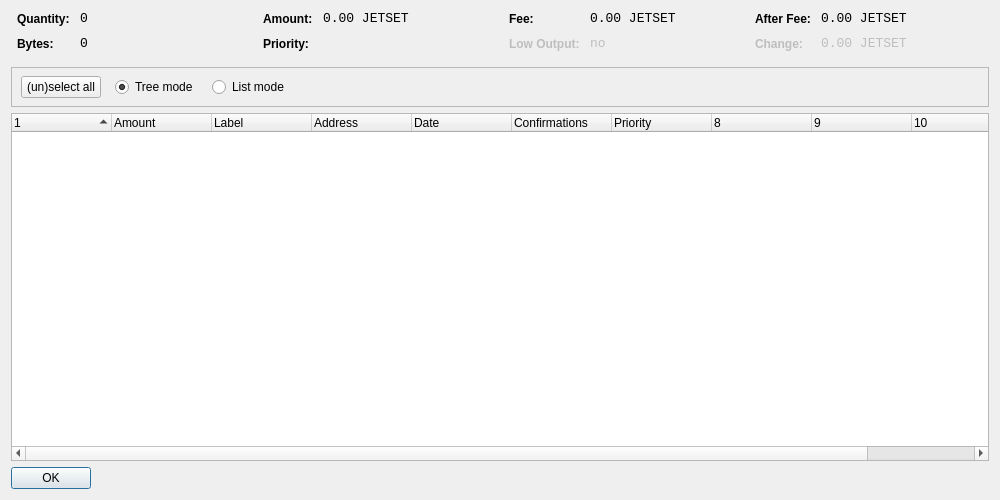
<?xml version="1.0" encoding="UTF-8"?>
<ui version="4.0">
 <class>CoinControlDialog</class>
 <widget class="QDialog" name="CoinControlDialog">
  <property name="geometry">
   <rect>
    <x>0</x>
    <y>0</y>
    <width>1000</width>
    <height>500</height>
   </rect>
  </property>
  <property name="windowTitle">
   <string>Coin Control</string>
  </property>
  <layout class="QVBoxLayout" name="verticalLayout">
   <item>
    <layout class="QHBoxLayout" name="horizontalLayoutTop" stretch="0,0,0,0">
     <property name="topMargin">
      <number>0</number>
     </property>
     <property name="bottomMargin">
      <number>10</number>
     </property>
     <item>
      <layout class="QFormLayout" name="formLayoutCoinControl1">
       <property name="horizontalSpacing">
        <number>10</number>
       </property>
       <property name="verticalSpacing">
        <number>10</number>
       </property>
       <property name="leftMargin">
        <number>6</number>
       </property>
       <property name="rightMargin">
        <number>6</number>
       </property>
       <item row="0" column="0">
        <widget class="QLabel" name="labelCoinControlQuantityText">
         <property name="styleSheet">
          <string notr="true">font-weight:bold;</string>
         </property>
         <property name="text">
          <string>Quantity:</string>
         </property>
        </widget>
       </item>
       <item row="0" column="1">
        <widget class="QLabel" name="labelCoinControlQuantity">
         <property name="font">
          <font>
           <family>Monospace</family>
           <pointsize>10</pointsize>
          </font>
         </property>
         <property name="cursor">
          <cursorShape>IBeamCursor</cursorShape>
         </property>
         <property name="contextMenuPolicy">
          <enum>Qt::ActionsContextMenu</enum>
         </property>
         <property name="text">
          <string notr="true">0</string>
         </property>
         <property name="textInteractionFlags">
          <set>Qt::LinksAccessibleByMouse|Qt::TextSelectableByKeyboard|Qt::TextSelectableByMouse</set>
         </property>
        </widget>
       </item>
       <item row="1" column="0">
        <widget class="QLabel" name="labelCoinControlBytesText">
         <property name="styleSheet">
          <string notr="true">font-weight:bold;</string>
         </property>
         <property name="text">
          <string>Bytes:</string>
         </property>
        </widget>
       </item>
       <item row="1" column="1">
        <widget class="QLabel" name="labelCoinControlBytes">
         <property name="font">
          <font>
           <family>Monospace</family>
           <pointsize>10</pointsize>
          </font>
         </property>
         <property name="cursor">
          <cursorShape>IBeamCursor</cursorShape>
         </property>
         <property name="contextMenuPolicy">
          <enum>Qt::ActionsContextMenu</enum>
         </property>
         <property name="text">
          <string notr="true">0</string>
         </property>
         <property name="textInteractionFlags">
          <set>Qt::LinksAccessibleByMouse|Qt::TextSelectableByKeyboard|Qt::TextSelectableByMouse</set>
         </property>
        </widget>
       </item>
      </layout>
     </item>
     <item>
      <layout class="QFormLayout" name="formLayoutCoinControl2">
       <property name="horizontalSpacing">
        <number>10</number>
       </property>
       <property name="verticalSpacing">
        <number>10</number>
       </property>
       <property name="leftMargin">
        <number>6</number>
       </property>
       <property name="rightMargin">
        <number>6</number>
       </property>
       <item row="0" column="0">
        <widget class="QLabel" name="labelCoinControlAmountText">
         <property name="styleSheet">
          <string notr="true">font-weight:bold;</string>
         </property>
         <property name="text">
          <string>Amount:</string>
         </property>
        </widget>
       </item>
       <item row="0" column="1">
        <widget class="QLabel" name="labelCoinControlAmount">
         <property name="font">
          <font>
           <family>Monospace</family>
           <pointsize>10</pointsize>
          </font>
         </property>
         <property name="cursor">
          <cursorShape>IBeamCursor</cursorShape>
         </property>
         <property name="contextMenuPolicy">
          <enum>Qt::ActionsContextMenu</enum>
         </property>
         <property name="text">
          <string notr="true">0.00 JETSET</string>
         </property>
         <property name="textInteractionFlags">
          <set>Qt::LinksAccessibleByMouse|Qt::TextSelectableByKeyboard|Qt::TextSelectableByMouse</set>
         </property>
        </widget>
       </item>
       <item row="1" column="0">
        <widget class="QLabel" name="labelCoinControlPriorityText">
         <property name="styleSheet">
          <string notr="true">font-weight:bold;</string>
         </property>
         <property name="text">
          <string>Priority:</string>
         </property>
        </widget>
       </item>
       <item row="1" column="1">
        <widget class="QLabel" name="labelCoinControlPriority">
         <property name="font">
          <font>
           <family>Monospace</family>
           <pointsize>10</pointsize>
          </font>
         </property>
         <property name="cursor">
          <cursorShape>IBeamCursor</cursorShape>
         </property>
         <property name="contextMenuPolicy">
          <enum>Qt::ActionsContextMenu</enum>
         </property>
         <property name="text">
          <string/>
         </property>
         <property name="textInteractionFlags">
          <set>Qt::LinksAccessibleByMouse|Qt::TextSelectableByKeyboard|Qt::TextSelectableByMouse</set>
         </property>
        </widget>
       </item>
      </layout>
     </item>
     <item>
      <layout class="QFormLayout" name="formLayoutCoinControl3">
       <property name="horizontalSpacing">
        <number>10</number>
       </property>
       <property name="verticalSpacing">
        <number>10</number>
       </property>
       <property name="leftMargin">
        <number>6</number>
       </property>
       <property name="rightMargin">
        <number>6</number>
       </property>
       <item row="0" column="0">
        <widget class="QLabel" name="labelCoinControlFeeText">
         <property name="styleSheet">
          <string notr="true">font-weight:bold;</string>
         </property>
         <property name="text">
          <string>Fee:</string>
         </property>
        </widget>
       </item>
       <item row="0" column="1">
        <widget class="QLabel" name="labelCoinControlFee">
         <property name="font">
          <font>
           <family>Monospace</family>
           <pointsize>10</pointsize>
          </font>
         </property>
         <property name="cursor">
          <cursorShape>IBeamCursor</cursorShape>
         </property>
         <property name="contextMenuPolicy">
          <enum>Qt::ActionsContextMenu</enum>
         </property>
         <property name="text">
          <string notr="true">0.00 JETSET</string>
         </property>
         <property name="textInteractionFlags">
          <set>Qt::LinksAccessibleByMouse|Qt::TextSelectableByKeyboard|Qt::TextSelectableByMouse</set>
         </property>
        </widget>
       </item>
       <item row="1" column="0">
        <widget class="QLabel" name="labelCoinControlLowOutputText">
         <property name="enabled">
          <bool>false</bool>
         </property>
         <property name="styleSheet">
          <string notr="true">font-weight:bold;</string>
         </property>
         <property name="text">
          <string>Low Output:</string>
         </property>
        </widget>
       </item>
       <item row="1" column="1">
        <widget class="QLabel" name="labelCoinControlLowOutput">
         <property name="enabled">
          <bool>false</bool>
         </property>
         <property name="font">
          <font>
           <family>Monospace</family>
           <pointsize>10</pointsize>
          </font>
         </property>
         <property name="cursor">
          <cursorShape>IBeamCursor</cursorShape>
         </property>
         <property name="contextMenuPolicy">
          <enum>Qt::ActionsContextMenu</enum>
         </property>
         <property name="text">
          <string notr="true">no</string>
         </property>
         <property name="textInteractionFlags">
          <set>Qt::LinksAccessibleByMouse|Qt::TextSelectableByKeyboard|Qt::TextSelectableByMouse</set>
         </property>
        </widget>
       </item>
      </layout>
     </item>
     <item>
      <layout class="QFormLayout" name="formLayoutCoinControl4">
       <property name="horizontalSpacing">
        <number>10</number>
       </property>
       <property name="verticalSpacing">
        <number>10</number>
       </property>
       <property name="leftMargin">
        <number>6</number>
       </property>
       <property name="rightMargin">
        <number>6</number>
       </property>
       <item row="0" column="0">
        <widget class="QLabel" name="labelCoinControlAfterFeeText">
         <property name="styleSheet">
          <string notr="true">font-weight:bold;</string>
         </property>
         <property name="text">
          <string>After Fee:</string>
         </property>
        </widget>
       </item>
       <item row="0" column="1">
        <widget class="QLabel" name="labelCoinControlAfterFee">
         <property name="font">
          <font>
           <family>Monospace</family>
           <pointsize>10</pointsize>
          </font>
         </property>
         <property name="cursor">
          <cursorShape>IBeamCursor</cursorShape>
         </property>
         <property name="contextMenuPolicy">
          <enum>Qt::ActionsContextMenu</enum>
         </property>
         <property name="text">
          <string notr="true">0.00 JETSET</string>
         </property>
         <property name="textInteractionFlags">
          <set>Qt::LinksAccessibleByMouse|Qt::TextSelectableByKeyboard|Qt::TextSelectableByMouse</set>
         </property>
        </widget>
       </item>
       <item row="1" column="0">
        <widget class="QLabel" name="labelCoinControlChangeText">
         <property name="enabled">
          <bool>false</bool>
         </property>
         <property name="styleSheet">
          <string notr="true">font-weight:bold;</string>
         </property>
         <property name="text">
          <string>Change:</string>
         </property>
        </widget>
       </item>
       <item row="1" column="1">
        <widget class="QLabel" name="labelCoinControlChange">
         <property name="enabled">
          <bool>false</bool>
         </property>
         <property name="font">
          <font>
           <family>Monospace</family>
           <pointsize>10</pointsize>
          </font>
         </property>
         <property name="cursor">
          <cursorShape>IBeamCursor</cursorShape>
         </property>
         <property name="contextMenuPolicy">
          <enum>Qt::ActionsContextMenu</enum>
         </property>
         <property name="text">
          <string notr="true">0.00 JETSET</string>
         </property>
         <property name="textInteractionFlags">
          <set>Qt::LinksAccessibleByMouse|Qt::TextSelectableByKeyboard|Qt::TextSelectableByMouse</set>
         </property>
        </widget>
       </item>
      </layout>
     </item>
    </layout>
   </item>
   <item>
    <widget class="QFrame" name="frame">
     <property name="minimumSize">
      <size>
       <width>0</width>
       <height>40</height>
      </size>
     </property>
     <property name="frameShape">
      <enum>QFrame::StyledPanel</enum>
     </property>
     <property name="frameShadow">
      <enum>QFrame::Sunken</enum>
     </property>
     <widget class="QWidget" name="horizontalLayoutWidget">
      <property name="geometry">
       <rect>
        <x>10</x>
        <y>0</y>
        <width>781</width>
        <height>41</height>
       </rect>
      </property>
      <layout class="QHBoxLayout" name="horizontalLayoutPanel" stretch="0,0,0,0,0">
       <property name="spacing">
        <number>14</number>
       </property>
       <item>
        <widget class="QPushButton" name="pushButtonSelectAll">
         <property name="sizePolicy">
          <sizepolicy hsizetype="Maximum" vsizetype="Fixed">
           <horstretch>0</horstretch>
           <verstretch>0</verstretch>
          </sizepolicy>
         </property>
         <property name="text">
          <string>(un)select all</string>
         </property>
        </widget>
       </item>
       <item>
        <widget class="QRadioButton" name="radioTreeMode">
         <property name="sizePolicy">
          <sizepolicy hsizetype="Maximum" vsizetype="Fixed">
           <horstretch>0</horstretch>
           <verstretch>0</verstretch>
          </sizepolicy>
         </property>
         <property name="text">
          <string>Tree mode</string>
         </property>
         <property name="checked">
          <bool>true</bool>
         </property>
        </widget>
       </item>
       <item>
        <widget class="QRadioButton" name="radioListMode">
         <property name="sizePolicy">
          <sizepolicy hsizetype="Maximum" vsizetype="Fixed">
           <horstretch>0</horstretch>
           <verstretch>0</verstretch>
          </sizepolicy>
         </property>
         <property name="text">
          <string>List mode</string>
         </property>
        </widget>
       </item>
       <item>
        <spacer name="horizontalSpacer">
         <property name="orientation">
          <enum>Qt::Horizontal</enum>
         </property>
         <property name="sizeHint" stdset="0">
          <size>
           <width>40</width>
           <height>20</height>
          </size>
         </property>
        </spacer>
       </item>
      </layout>
     </widget>
    </widget>
   </item>
   <item>
    <widget class="CoinControlTreeWidget" name="treeWidget">
     <property name="contextMenuPolicy">
      <enum>Qt::CustomContextMenu</enum>
     </property>
     <property name="sortingEnabled">
      <bool>false</bool>
     </property>
     <property name="columnCount">
      <number>11</number>
     </property>
     <attribute name="headerShowSortIndicator" stdset="0">
      <bool>true</bool>
     </attribute>
     <attribute name="headerStretchLastSection">
      <bool>false</bool>
     </attribute>
     <column>
      <property name="text">
       <string/>
      </property>
     </column>
     <column>
      <property name="text">
       <string>Amount</string>
      </property>
     </column>
     <column>
      <property name="text">
       <string>Label</string>
      </property>
     </column>
     <column>
      <property name="text">
       <string>Address</string>
      </property>
     </column>
     <column>
      <property name="text">
       <string>Date</string>
      </property>
     </column>
     <column>
      <property name="text">
       <string>Confirmations</string>
      </property>
      <property name="toolTip">
       <string>Confirmed</string>
      </property>
     </column>
     <column>
      <property name="text">
       <string>Priority</string>
      </property>
     </column>
     <column>
      <property name="text">
       <string/>
      </property>
     </column>
     <column>
      <property name="text">
       <string/>
      </property>
     </column>
     <column>
      <property name="text">
       <string/>
      </property>
     </column>
     <column>
      <property name="text">
       <string/>
      </property>
     </column>
    </widget>
   </item>
   <item>
    <widget class="QDialogButtonBox" name="buttonBox">
     <property name="sizePolicy">
      <sizepolicy hsizetype="Maximum" vsizetype="Fixed">
       <horstretch>0</horstretch>
       <verstretch>0</verstretch>
      </sizepolicy>
     </property>
     <property name="orientation">
      <enum>Qt::Horizontal</enum>
     </property>
     <property name="standardButtons">
      <set>QDialogButtonBox::Ok</set>
     </property>
    </widget>
   </item>
  </layout>
 </widget>
 <customwidgets>
  <customwidget>
   <class>CoinControlTreeWidget</class>
   <extends>QTreeWidget</extends>
   <header>coincontroltreewidget.h</header>
  </customwidget>
 </customwidgets>
 <resources/>
 <connections/>
</ui>
